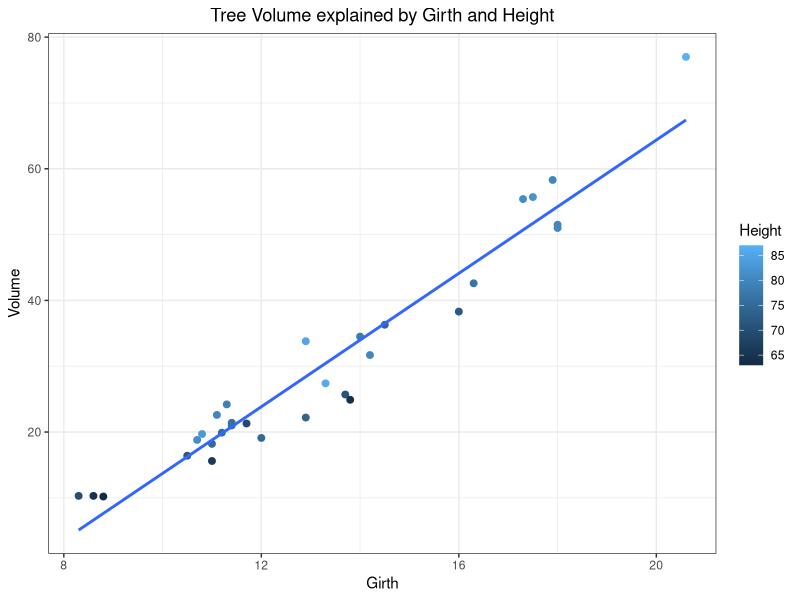
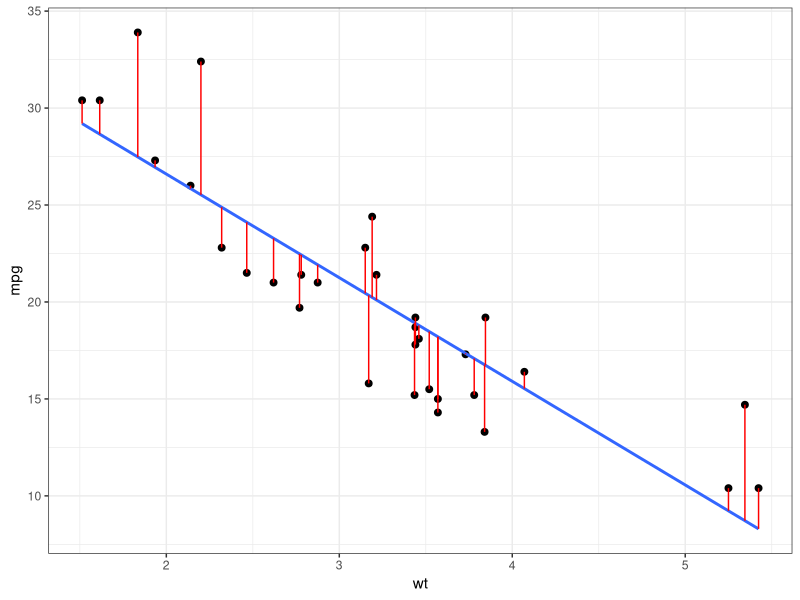
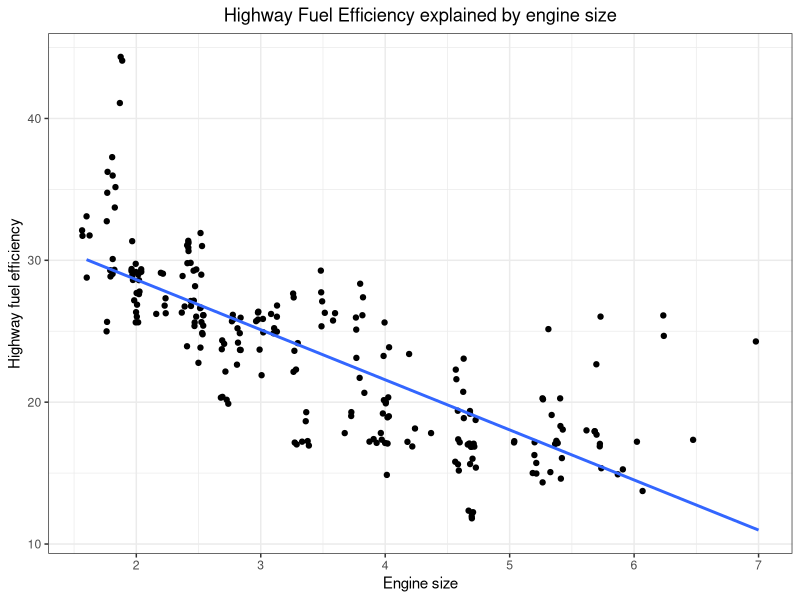
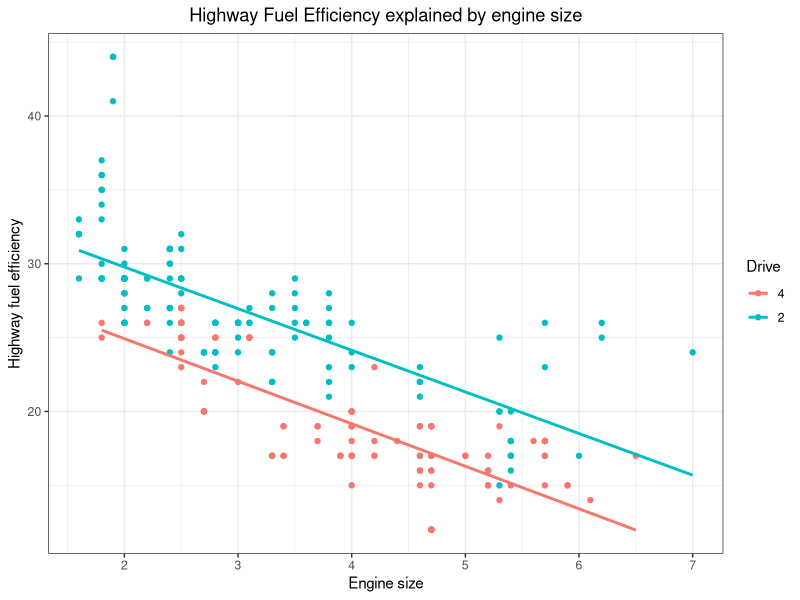
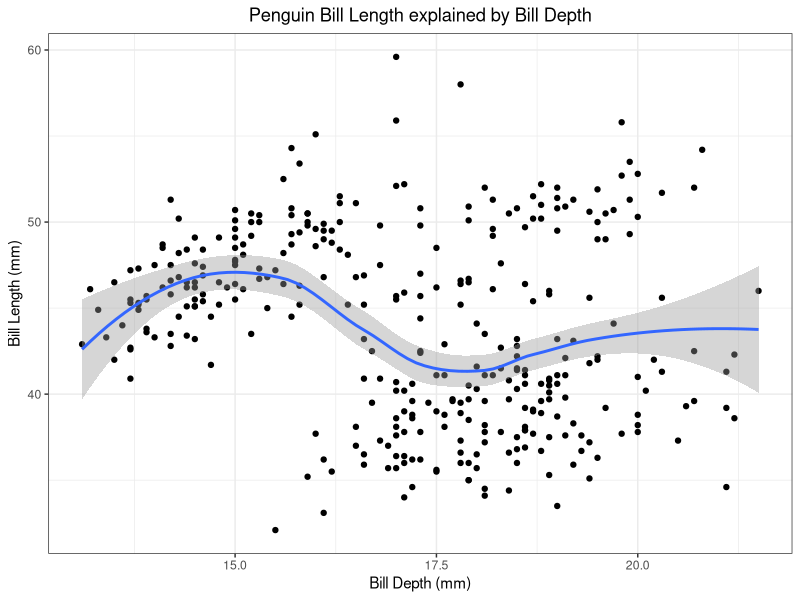
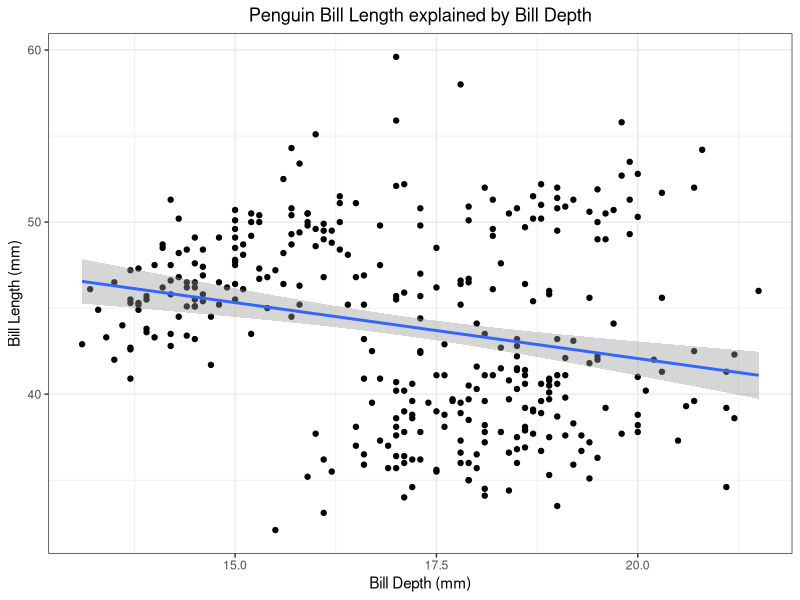
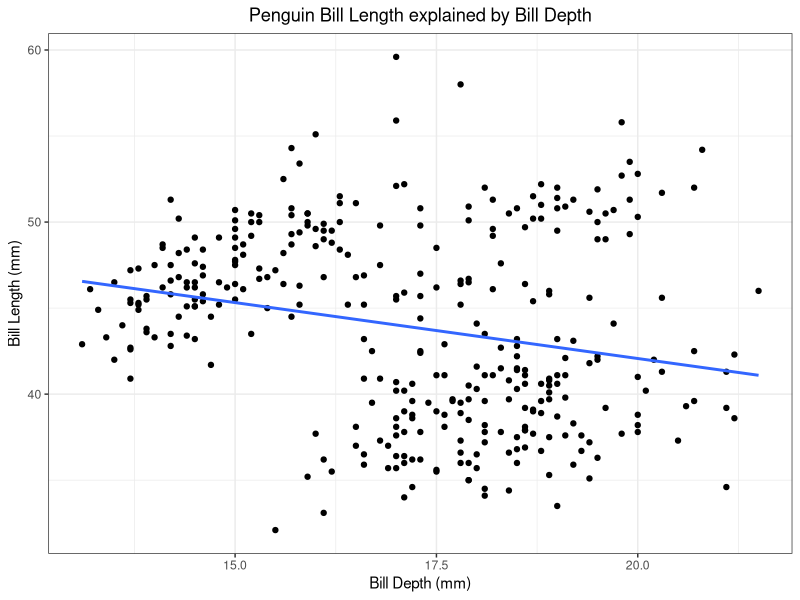
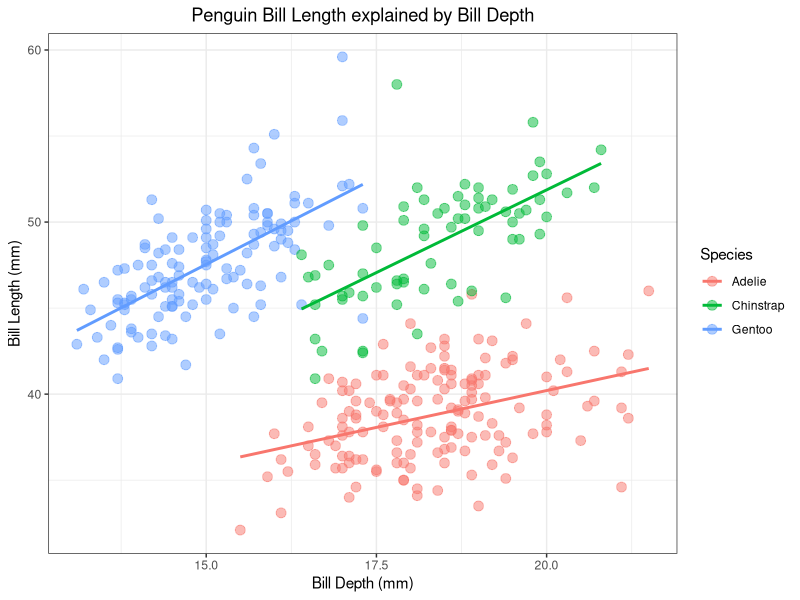

The R source for these figures, in order:

library(tidyverse)

################### y explained by x ######################

# Adding a numeric variable
?trees

trees %>% 
  ggplot(aes(Girth, Volume, colour = Height)) +
  geom_point(size = 2) +
  geom_smooth(method = lm, se = F) +
  theme_bw() +
  labs(title = "Tree Volume explained by Girth and Height") +
  theme(plot.title = element_text(hjust = 0.5))
  
lm(Volume ~ Girth + Height, data = trees) %>% 
  summary()


# Residual plot
?mtcars

model <- lm(mpg ~ wt, data = mtcars)
mtcars %>% 
  ggplot(aes(wt, mpg)) +
  geom_point(size = 2) +
  geom_smooth(method = lm, se = F) +
  geom_segment(aes(xend = wt, yend = predict(model)),
               color = "red") +
  theme_bw()


# Adding a categorical variable with two categories
?mpg

# Plotting displ vs hwy
mpg %>% 
  ggplot(aes(x = displ, y = hwy)) + 
  geom_jitter() +
  geom_smooth(method = lm, se = F) +
  theme_bw() +
  labs(title = "Highway Fuel Efficiency explained by engine size",
       x = "Engine size", y = "Highway fuel efficiency") +
  theme(plot.title = element_text(hjust = 0.5))

# simple linear regression
lm(hwy ~ displ, data = mpg) %>% 
  summary()


# Adding categorical variable drv with 2 categories: 4_wheeler and 2_wheeler
mpg %>% 
  mutate(drv = fct_recode(drv, "2" = "f", "2" = "r")) %>%
  ggplot(aes(displ, hwy, color = drv)) +
  geom_point() +
  geom_smooth(method = lm, se = F) +
  theme_bw() +
  labs(title = "Highway Fuel Efficiency explained by engine size",
       x = "Engine size", y = "Highway fuel efficiency",
       color = "Drive") +
  theme(plot.title = element_text(hjust = 0.5))

# multiple linear regression  
mpg %>% 
  mutate(drv = fct_recode(drv, "2" = "f", "2" = "r")) %>% 
  lm(hwy ~ displ + drv, data = .) %>% 
  summary()

## Previously in simple linear regression, R-squared value is 0.5868 (58% explanatory)
## Now in multiple linear regression by adding an extra variable (drv), R-squared value is 0.733 (73% explanatory)
## Therefore, adding variable makes the model more explanatory, more better


# Adding a categorical variable with more than two categories
install.packages("palmerpenguins")
library(palmerpenguins)
?palmerpenguins

?penguins    # dataset
View(penguins)
names(penguins)
dim(penguins)
glimpse(penguins)


# Plotting Bill Length vs Bill Depth
penguins %>% 
  ggplot(aes(bill_depth_mm, bill_length_mm)) +
  geom_point() +
  geom_smooth() +
  theme_bw() +
  labs(title = "Penguin Bill Length explained by Bill Depth",
       x = "Bill Depth (mm)", y = "Bill Length (mm)") +
  theme(plot.title = element_text(hjust = 0.5))
  
penguins %>% 
  ggplot(aes(bill_depth_mm, bill_length_mm)) +
  geom_point() +
  geom_smooth(method = lm) +
  theme_bw() +
  labs(title = "Penguin Bill Length explained by Bill Depth",
       x = "Bill Depth (mm)", y = "Bill Length (mm)") +
  theme(plot.title = element_text(hjust = 0.5))

penguins %>% 
  ggplot(aes(bill_depth_mm, bill_length_mm)) +
  geom_point() +
  geom_smooth(method = lm, se = F) +
  theme_bw() +
  labs(title = "Penguin Bill Length explained by Bill Depth",
       x = "Bill Depth (mm)", y = "Bill Length (mm)") +
  theme(plot.title = element_text(hjust = 0.5))

# simple linear regression
lm(bill_length_mm ~ bill_depth_mm, data = penguins) %>% 
  summary()

unique(penguins$species)
# Adding categorical variable species with 3 categories: Adelie, Gentoo and Chinstrap
penguins %>% 
  ggplot(aes(bill_depth_mm, bill_length_mm, color = species)) +
  geom_point(size = 3, alpha = 0.5) +
  geom_smooth(method = lm, se = F) +
  theme_bw() +
  labs(title = "Penguin Bill Length explained by Bill Depth",
       x = "Bill Depth (mm)", y = "Bill Length (mm)",
       color = "Species") +
  theme(plot.title = element_text(hjust = 0.5))

lm(bill_length_mm ~ bill_depth_mm + species, data = penguins) %>% 
  summary()



